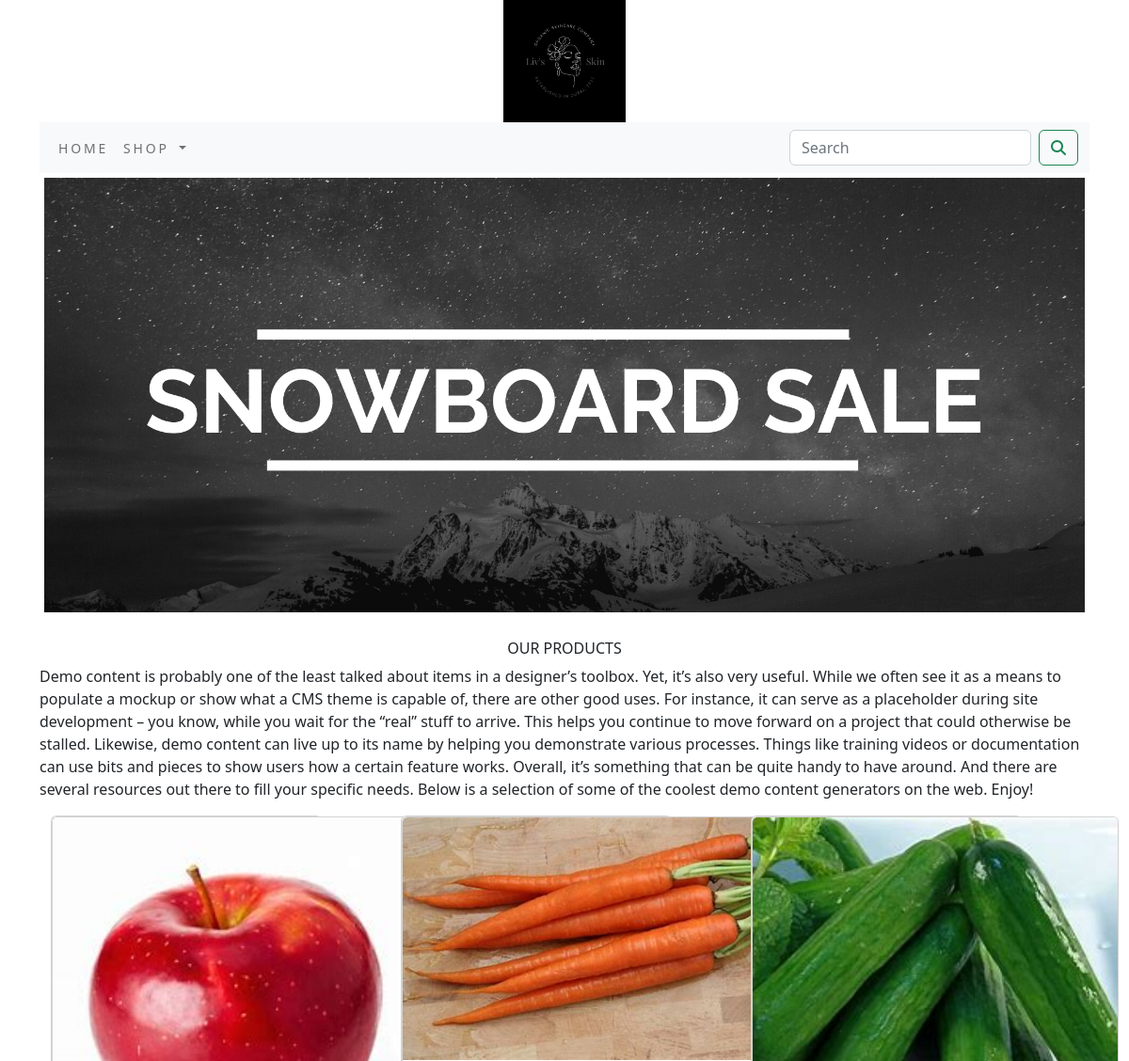
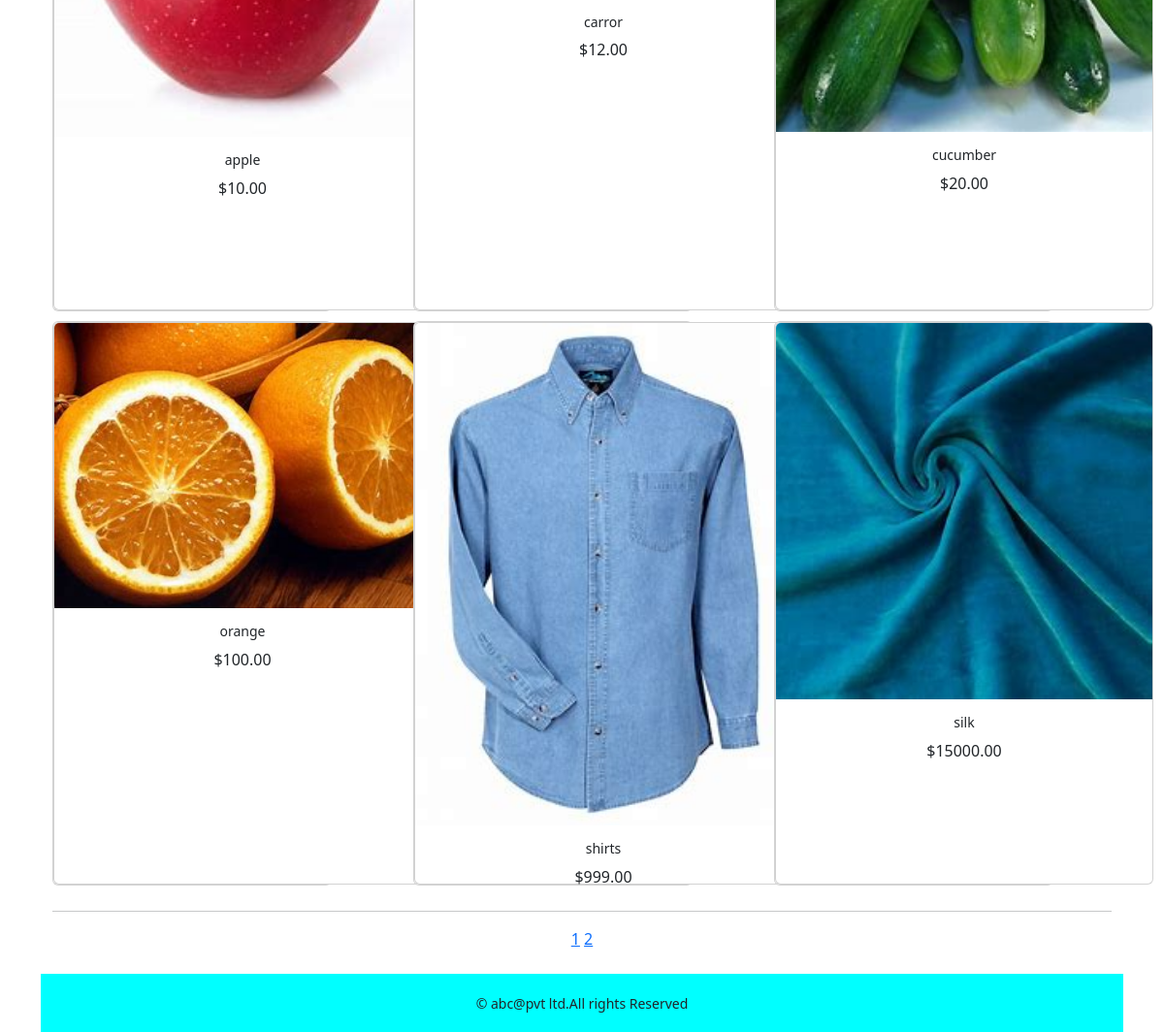
The app's page /shop/ with its own data (2 pictures, top to bottom).
### shop/models.py (models this page shows, shortened)
class Product(models.Model):
    objects = None
    name=models.CharField(max_length=250,unique=True)
    slug=models.SlugField(max_length=250,unique=True)
    desc=models.TextField(blank=True)
    price=models.DecimalField(max_digits=10,decimal_places=2)
    category=models.ForeignKey(Category,on_delete=models.CASCADE)
    image=models.ImageField(upload_to='product',blank=True)
    stock=models.IntegerField()
    available=models.BooleanField(default=True)
    created=models.DateTimeField(auto_now_add=True)
    update=models.DateTimeField(auto_now=True)
    def get_url(self):
        return reverse('shop:procatdetail',args=[self.category.slug,self.slug])
    class Meta:
        ordering=('name',)
        verbose_name='product'
        verbose_name_plural='products'

### shop/views.py (the view)
# urls.py: path('',views.allProdCat,name='allProdCat'),
def allProdCat(request,c_slug=None):
    c_page=None
    products_list=None
    if c_slug!=None:
        c_page=get_object_or_404(Category,slug=c_slug)
        products_list=Product.objects.all().filter(category=c_page,available=True)
    else:
        products_list=Product.objects.all().filter(available=True)
    paginator=Paginator(products_list,6)
    try:
        page=int(request.GET.get('page','1'))
    except:
        page=1
    try:
        products=paginator.page(page)
    except (EmptyPage,InvalidPage):
        products=paginator.page(paginator.num_pages)
    return render(request,"category.html",{'category':c_page,'products':products})

### cart/context_processors.py (called while the page is built)
def counter(request):
    item_count=0
    if 'admin' in request.path:
        return ()
    else:
        try:
            cart=Cart.objects.filter(cart_id=cart_id(request))
            cat_items=CartItem.objects.all().filter(cart=cart[:1])
            for cart_item in cat_items:
                item_count += cart_item.quantity
        except Cart.DoesNotExist:
            item_count=0
    return dict(item_count=item_count)

### cart/views.py (called while the page is built)
def cart_id(request):
    cart=request.session.session_key
    if not cart:
        cart=request.session.create()
    return cart

### shop/context_processors.py (called while the page is built)
def menu_links(request):
    links=Category.objects.all()
    return dict(links=links)

### shop/models.py (called while the page is built)
    def get_url(self):
        return reverse('shop:products_by_category',args=[self.slug])

### templates/category.html (shortened to what this page needs)
{% extends 'base.html' %}
{% load static %}
{% block content %}
<div class="mx-auto">
    {% if category %}
    <h1 class="text-center my_title">{{category.name}}</h1>
    <center>
    <img class=" my_image" src="{{category.image.url}}" alt="{{category.name}}" width="900px" height="400px">
        </center>
</div><br>
<div>
    <p class="text-justify"><h1>{{category.desc}}</h1></p>
</div>
    {% else %}
<div>
    <img class="my_image my_image_padding" src="{% static 'img/banner.png' %}" alt="banner" width="1530px">
    </div><br>
<div>
    <h1 class="text-center my_title">
        OUR PRODUCTS
    </h1>
    <p class="text-justify">Demo content is probably one of the least talked about items in a designer’s toolbox. Yet, it’s also very useful. While we often see it as a means to populate a mockup or show what a CMS theme is capable of, there are other good uses.
For instance, it can serve as a placeholder during site development – you know, while you wait for the “real” stuff to arrive. This helps you continue to move forward on a project that could otherwise be stalled.
Likewise, demo content can live up to its name by helping you demonstrate various processes. Things like training videos or documentation can use bits and pieces to show users how a certain feature works.
Overall, it’s something that can be quite handy to have around. And there are several resources out there to fill your specific needs. Below is a selection of some of the coolest demo content generators on the web. Enjoy!</p>
</div>
 {% endif %}
<div class="container">
            <div class="row mx_auto">
        {% for product in products.object_list %}
        <div class="my_bottom_margin col-12 col-sm-12 col-md-4 col-lg-4">
            <div class="card" style="width: 18rem;">
                <div class="card text-center " style="width:390px; height:580px">
                    <a href="{{product.get_url}}"><img class="card-img-top my_image" src="{{product.image.url}}" alt="{{product.name}}"></a>
                    <div class="card-body" >
                        <h4>{{product.name}}</h4>
                        <p>${{product.price}}</p>
                    </div>
                </div>
            </div>
        </div>
        {% endfor %}
    </div>
    <div class="mx-auto">
        {% if products.paginator.num_pages > 1 %}
        <hr>
        <div class="text-center">
            {% for pg in products.paginator.page_range %}
            <a href="?page={{pg}}" class="btb btn-light btn-sm {% if products.number == pg %} active {% endif%}">{{pg}}</a>
            {% endfor %}
        </div>
        {% endif %}
    </div>
    <br>
</div>
{% endblock %}

### templates/base.html (shortened to what this page needs)
<!DOCTYPE html>
{% load static %}
<html lang="en">
<head>
    <link rel="stylesheet" href="{% static 'css/custom.css' %}">
    <link href="{% static 'css/bootstrap.min.css' %}" rel="stylesheet">
</head>
<body class="d-flex flex-column min-vh-100">
<div class="container">
{% include 'header.html' %}
{% include 'nav.html' %}
{% block content %}
{% endblock %}
</div>
{% include 'footer.html' %}
</body>
</html>

### templates/header.html
{% load static %}
<header>
    <center>
        <a href="{% url 'shop:allProdCat' %}"></a> <img src="{% static 'img/logo.png' %}" alt="logimage" width="130px;" height="130px;">
    </center>
</header>

### templates/nav.html (shortened to what this page needs)
<nav class="navbar navbar-expand-lg bg-light">
  <div class="container-fluid">
    <div class="collapse navbar-collapse" id="navbarSupportedContent">
      <ul class="navbar-nav me-auto mb-2 mb-lg-0">
        <li class="nav-item">
          <a class="nav-link" href="">Home</a>
        </li>
        <li class="nav-item dropdown {% if 'shop' in request.path %} active {% endif %}">
          <a class="nav-link dropdown-toggle" href="#" role="button" data-bs-toggle="dropdown" aria-expanded="false">
            Shop
          </a>
        </li>
      </ul>
      <form class="d-flex" action="{% url 'search_app:SearchResult' %}" method="get">
        <input class="form-control me-2" type="search" placeholder="Search" name="q" aria-label="Search">
        <button class="btn btn-outline-success" type="submit"><i class="fa fa-search"></i></button>
      </form>
    </div>
  </div>
</nav>

### templates/footer.html
<footer class="mt-auto">
<div class="footer nav-fixed-bottom my_footer">
  <p class="text-center">&copy; abc@pvt ltd.All rights Reserved</p>
</div>
  </footer>

### static/css/custom.css (style rules this page uses)
body { font-family: 'Roboto', sans-serif; }
.nav-item { letter-spacing : .2em; font-size : 14px; text-transform : uppercase; }
.my_footer { background-color: #00FFFF; height:60px; }
.my_footer p { padding-top :20px; font-size : 14px; }
.my_image { width:100%; height:auto; }
.my_title { font-size:16px; text_transform:uppercase; letter_spacing:.2em; }
.my_image_padding { padding:5px; }
.my_bottom_margin { margin-bottom:10px; }
.card-body h4 { font-size:14px; text_transform:uppercase; letter_spacing:.2em }

### records on screen
Product: image (picture), name "apple", price "10.00"
Product: image (picture), name "carror", price "12.00"
Product: image (picture), name "cucumber", price "20.00"
Product: image (picture), name "orange", price "100.00"
Product: image (picture), name "shirts", price "999.00"
Product: image (picture), name "silk", price "15000.00"

### other values on screen
{{ pg }} "1" "2"
